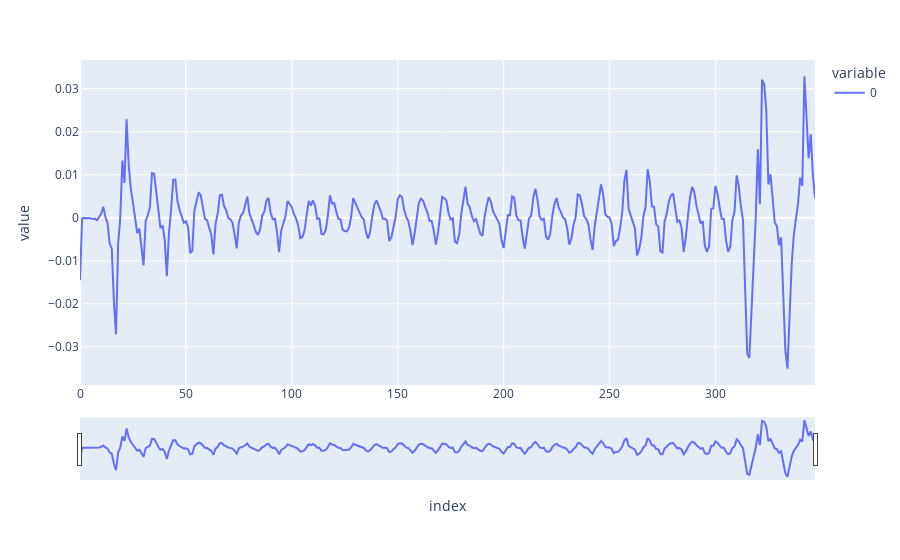

The code cell stored with this chart in its notebook:
### Code cell
import plotly.express as px
import numpy as np
import pandas as pd

fig=px.line(difference_rightankle_y)
# Add range slider
fig.update_layout(xaxis=dict(rangeslider=dict(visible=True),
                             type="linear"))


fig.show()

### Figure 1 — Plotly figure (JSON) as saved in the notebook; plotly's stock layout.template omitted (floating-point values rounded to 4 significant figures; data arrays with more than 128 entries replaced by an {"elided": "..."} marker saying what was removed)
{"data": [{"hovertemplate": "variable=0<br>index=%{x}<br>value=%{y}<extra></extra>", "legendgroup": "0", "line": {"color": "#636efa", "dash": "solid"}, "marker": {"symbol": "circle"}, "mode": "lines", "name": "0", "orientation": "v", "showlegend": true, "type": "scatter", "x": {"elided": "348 int values"}, "xaxis": "x", "y": {"elided": "348 float values"}, "yaxis": "y"}], "layout": {"legend": {"title": {"text": "variable"}, "tracegroupgap": 0}, "margin": {"t": 60}, "xaxis": {"anchor": "y", "domain": [0, 1], "rangeslider": {"visible": true}, "title": {"text": "index"}, "type": "linear"}, "yaxis": {"anchor": "x", "domain": [0, 1], "title": {"text": "value"}}}}
